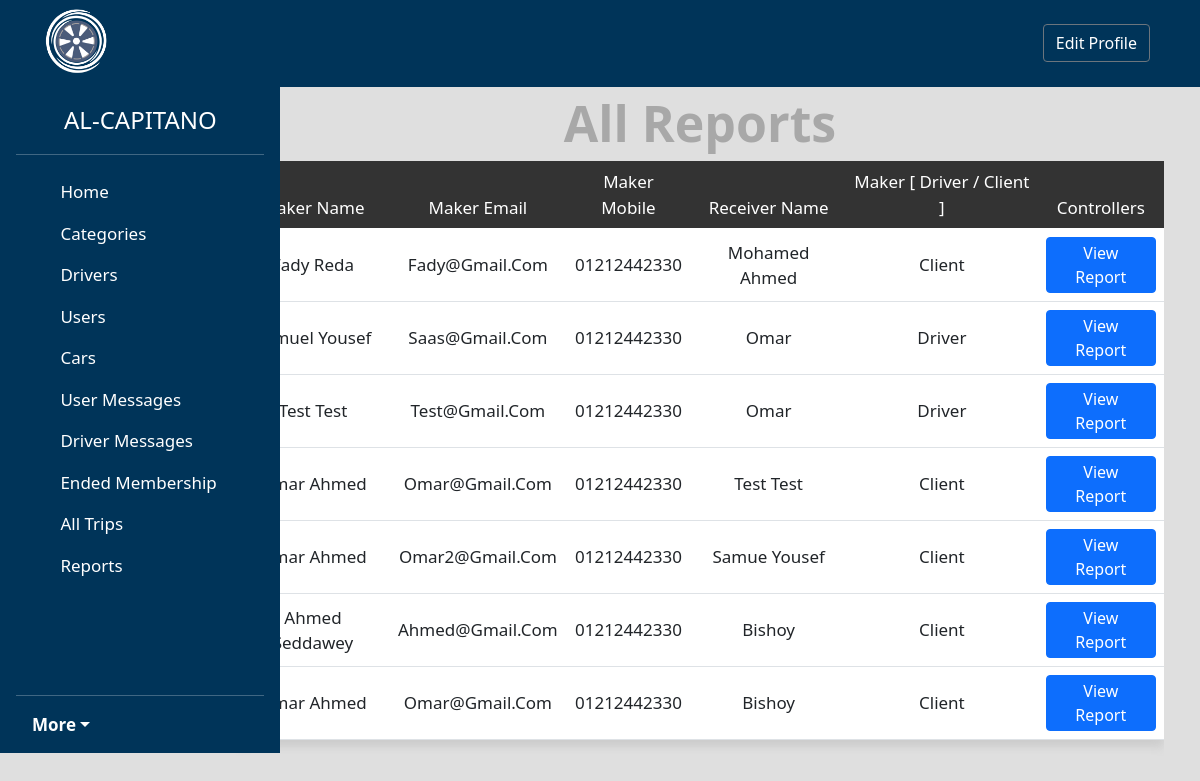
Screenshot of /admin/reports.php (signed in) with the database file from the repository.
### tables this page shows
CREATE TABLE `reports` (
  `Report_ID` int(11) NOT NULL,
  `Report_Maker_Name` varchar(255) NOT NULL,
  `Report_Maker_Email` varchar(255) NOT NULL,
  `Report_Maker_Mobile` varchar(255) NOT NULL,
  `Report_Receiver_Name` varchar(255) NOT NULL,
  `Reason` text NOT NULL,
  `Report_Maker_ID` int(11) NOT NULL,
  `Report_Receiver_ID` int(11) NOT NULL,
  `TripID` int(11) NOT NULL,
  `time` timestamp NOT NULL DEFAULT current_timestamp()
);

### admin/includes/functions/model.php (called while the page is built, shortened)
<?php
class model
{
    function all3()
    {
        global $conn;
        $table = get_class($this);
        $stmt = $conn->prepare("SELECT * FROM $table  ");
        $stmt->execute();
        $data = $stmt->fetchAll();
        return $data;
    }
    function find($where)
    {
        global $conn;
        $table = get_class($this);
        $stmt = $conn->prepare("SELECT * FROM $table WHERE $where");
        $stmt->execute();
        $data = $stmt->fetch();
        return $data;
    }
}

### admin/reports.php (the view, shortened to what this page needs)
<?php
if (isset($_SESSION['admin'])) {
    $userObject = new users();
    $reportObject = new reports();
    if (isset($_GET['do'])) {
        $do = $_GET['do'];
    } else {
        $do = 'manage';
    }
    if ($do == 'manage') {
        $reports = $reportObject->all3();
        if (!empty($reports)) {
?>
            <h1 class="text-center edit">All Reports</h1>
            <div class="container ">
                <div class="table-responsive trips-table">
                    <table class="table main-table text-center  ">
                        <thead>
                            <tr>
                                <td class=""> Maker Name </td>
                                <td class=""> Maker Email </td>
                                <td class=""> maker mobile </td>
                                <td class=""> Receiver name </td>
                                <td class=""> Maker [ Driver / Client ] </td>
                                <td>controllers</td>
                            </tr>
                        </thead>
                        <tbody>
                            <?php foreach ($reports as $report) {
                                $user = $userObject->find("User_ID ='{$report['Report_Maker_ID']}'");
                            ?>
                                <tr>
                                    <td><?php echo $report['Report_Maker_Name'] ?></td>
                                    <td><?php echo $report['Report_Maker_Email'] ?></td>
                                    <td><?php echo $report['Report_Maker_Mobile'] ?></td>
                                    <td><?php echo $report['Report_Receiver_Name'] ?></td>
                                    <td><?php
                                        if (is_array($user) && ($user['Group_ID'] == 1)) {
                                            echo "Driver";
                                        } else {
                                            echo "client";
                                        }
                                        ?></td>
                                    <td>
                                        <a class="btn btn-primary" href="reports.php?do=view&reportid=<?php echo $report['Report_ID'] ?>">view Report</a>
                                    </td>
                                </tr>
                            <?php } ?>
                        </tbody>
                    </table>
                </div>
            </div>
        <?php
        } else {
        ?>
            <div class="container">
                <div class="alert alert-danger mt-3 error3"> no reports available to you </div>
            </div>
        <?php
        }
    }
} else {
    header('location: ../prehome.php');
    exit();
}
include $tpl . ('footer.php');

### admin/layout/css/back.css (style rules this page uses)
* { text-transform: capitalize !important; }
body { background-color: rgb(223, 223, 223) !important; font-size: 17px; }
a { text-decoration: none; color: black; }
.btn { color: white; }
.edit { color: rgb(168, 168, 168); margin-top: 30px; font-size: 50px; font-weight: 700; }
.main-table { box-shadow: 0 7px 9px #ccc; }
.main-table tbody td { background-color: #fff; vertical-align: middle !important; }
.main-table thead { background-color: #333; color: #fff; }
.main-table .btn { padding: 3px 10px !important; }

### rows the page displays
reports: Report_Maker_Name "Fady Reda", Report_Maker_Email "Fady@gmail.com", Report_Maker_Mobile "01212442330", Report_Receiver_Name "Mohamed Ahmed", shows "Client"
reports: Report_Maker_Name "Samuel Yousef", Report_Maker_Email "Saas@gmail.com", Report_Maker_Mobile "01212442330", Report_Receiver_Name "Omar", shows "Driver"
reports: Report_Maker_Name "Test Test", Report_Maker_Email "Test@gmail.com", Report_Maker_Mobile "01212442330", Report_Receiver_Name "Omar", shows "Driver"
reports: Report_Maker_Name "Omar Ahmed", Report_Maker_Email "Omar@gmail.com", Report_Maker_Mobile "01212442330", Report_Receiver_Name "Test Test", shows "Client"
reports: Report_Maker_Name "Omar Ahmed", Report_Maker_Email "Omar2@gmail.com", Report_Maker_Mobile "01212442330", Report_Receiver_Name "Samue Yousef", shows "Client"
reports: Report_Maker_Name "Ahmed Seddawey", Report_Maker_Email "Ahmed@gmail.com", Report_Maker_Mobile "01212442330", Report_Receiver_Name "Bishoy", shows "Client"
reports: Report_Maker_Name "Omar Ahmed", Report_Maker_Email "Omar@gmail.com", Report_Maker_Mobile "01212442330", Report_Receiver_Name "Bishoy", shows "Client"
